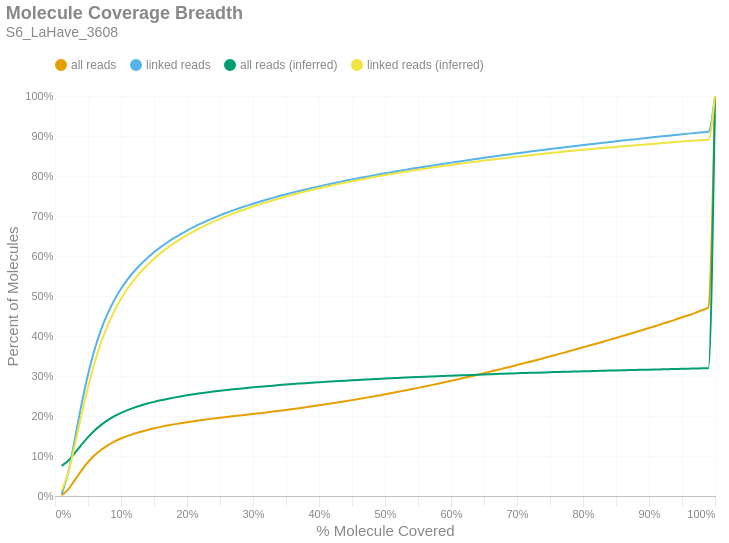

The notebook cell saved with this chart:
### Markdown cell above
### Molecule Read Coverage
This chart shows molecule coverage breadth as computed by the number of bases aligned to that molecule. In other words, "*how much of each unique long molecule is actually sequenced/aligned?*" Keep in mind there is a distinction between sequences and alignments, since some sequences belonging to a particular molecule may not align well and wouldn't appear in the alignment data. This chart also shows molecule coverage breadth as computed by the *inferred fragment* from which the aligned sequences originate. Unlike read coverage, this calculation takes into account the total insert size, including unsequenced gaps between the forward and reverse reads. Like the previous figures, these are cumulative percents.

### Code cell
if SKIPLR:
    print_html(f"Skipped")
else:
    binned_df = consolidated_hist(valids['coverage_bp'], mask, 0.01, True)
    binned_df_inf = consolidated_hist(valids['coverage_inserts'], mask, 0.01, True)
    binned_df = binned_df.with_columns(pl.lit(binned_df_inf['all reads (cumsum)']).alias('all reads (inferred)'))
    binned_df = binned_df.with_columns(pl.lit(binned_df_inf['linked reads (cumsum)']).alias('linked reads (inferred)'))
    binned_df = binned_df.with_columns(
        (pl.col('bin').cast(pl.Float64) + 0.01).alias('right_edge')
    )

    with SafeRender(binned_df):
        (
            density_plot(binned_df, 'Molecule Coverage Breadth', samplename, 'molcov', ['all reads (inferred)','linked reads (inferred)'])
            .encode(
                #x=alt.X('bin:Q', title="% Molecule Covered").axis(format = '%').scale(padding=0),
                x=alt.X('right_edge:Q', title="% Molecule Covered").axis(format='%').scale(padding=0),
                y=alt.Y('value:Q', title='Percent of Molecules')
                    .axis(format='%')
                    .stack(False)
                    .scale(domainMin=0, padding=0),
                color=alt.Color("key:N").scale(domain = ["all reads", "linked reads", "all reads (inferred)", "linked reads (inferred)"]),
                tooltip = [
                    alt.Tooltip("key:N", title = "Data Type"),
                    alt.Tooltip("range_label:N", title="% Molecule Covered"),
                    alt.Tooltip("value:Q", format = ".2%", title="% Molecules")
                ]
            )
        ).display()

### Figure 1 — Vega-Lite specification as saved in the notebook (floating-point values rounded to 4 significant figures)
{"width": "container", "height": 400, "config": {"title": {"anchor": "start", "dy": -15, "fontSize": 18, "color": "#888888", "subtitleColor": "#888888", "subtitleFontSize": 14}, "arc": {"fill": "#0072B2"}, "axis": {"domainColor": "#888888", "domainWidth": 0.5, "gridWidth": 0.2, "grid": false, "titleFontWeight": 400, "titleFontSize": 15, "labelFontSize": 11, "labelColor": "#888888", "tickColor": "#888888", "tickWidth": 0.2, "titleColor": "#888888"}, "axisBand": {"grid": false}, "axisX": {"grid": true, "tickSize": 10, "domainCap": "round"}, "axisY": {"domain": false, "grid": true, "tickSize": 0, "domainCap": "round"}, "background": "transparent", "header": {"labelFontSize": 15, "labelColor": "#888888", "titleFontSize": 15, "titleFontWeight": 600, "titleColor": "#888888"}, "legend": {"labelFont": "sans-serif", "labelFontSize": 12, "labelColor": "#888888", "symbolSize": 100, "symbolType": "circle", "titleFontSize": 12, "titlePadding": 10, "titleColor": "#888888", "title": null, "orient": "top"}, "range": {"category": ["#E69F00", "#56B4E9", "#009E73", "#F0E442", "#0072B2", "#D55E00", "#CC79A7", "#000000"], "diverging": ["#cfe8f3", "#a2d4ec", "#73bfe2", "#46abdb", "#1696d2", "#12719e"]}, "area": {"fill": "#0072B2", "fillOpacity": 0.7, "line": true, "strokeOpacity": 0.7}, "line": {"color": "#0072B2", "stroke": "#0072B2", "strokeWidth": 2}, "trail": {"color": "#0072B2", "stroke": "#0072B2", "strokeWidth": 0, "size": 1}, "point": {"filled": true, "fillOpacity": 1.0, "size": 95}, "text": {"color": "#888888", "fontSize": 11, "align": "right", "fontWeight": 400, "size": 11}, "bar": {"fill": "#0072B2", "stroke": null}, "view": {"stroke": null, "continuousWidth": 660, "continuousHeight": 400}}, "data": {"name": "data-e0893f1ec763767faba08462f7474918"}, "mark": {"type": "line", "interpolate": "monotone", "point": {"opacity": 0, "size": 275}}, "encoding": {"color": {"field": "key", "scale": {"domain": ["all reads", "linked reads", "all reads (inferred)", "linked reads (inferred)"]}, "type": "nominal"}, "tooltip": [{"field": "key", "title": "Data Type", "type": "nominal"}, {"field": "range_label", "title": "% Molecule Covered", "type": "nominal"}, {"field": "value", "format": ".2%", "title": "% Molecules", "type": "quantitative"}], "x": {"axis": {"format": "%"}, "field": "right_edge", "scale": {"padding": 0}, "title": "% Molecule Covered", "type": "quantitative"}, "y": {"axis": {"format": "%"}, "field": "value", "scale": {"domainMin": 0, "padding": 0}, "stack": false, "title": "Percent of Molecules", "type": "quantitative"}}, "params": [{"name": "param_c36ac31b6afebe62", "select": {"type": "point", "fields": ["key"]}, "bind": "legend"}], "title": {"text": "Molecule Coverage Breadth", "subtitle": "S6_LaHave_3608"}, "transform": [{"fold": ["all reads (cumsum)", "linked reads (cumsum)", "all reads (inferred)", "linked reads (inferred)"]}, {"calculate": "replace(datum.key, ' (cumsum)', '')", "as": "key"}, {"filter": {"param": "param_c36ac31b6afebe62"}}], "usermeta": {"embedOptions": {"downloadFileName": "S6_LaHave_3608.molcov"}}, "$schema": "https://vega.github.io/schema/vega-lite/v6.1.0.json", "datasets": {"data-e0893f1ec763767faba08462f7474918": [{"bin": "0.0", "interval": "0.0-0.01", "all reads": 0.001814, "linked reads": 0.00549, "all reads (cumsum)": 0.001814, "linked reads (cumsum)": 0.00549, "range_label": "0.0-0.01", "all reads (inferred)": 0.07533, "linked reads (inferred)": 0.01328, "right_edge": 0.01}, {"bin": "0.01", "interval": "0.01-0.02", "all reads": 0.01495, "linked reads": 0.05274, "all reads (cumsum)": 0.01677, "linked reads (cumsum)": 0.05823, "range_label": "0.01-0.02", "all reads (inferred)": 0.08801, "linked reads (inferred)": 0.0579, "right_edge": 0.02}, {"bin": "0.02", "interval": "0.02-0.03", "all reads": 0.02308, "linked reads": 0.08326, "all reads (cumsum)": 0.03984, "linked reads (cumsum)": 0.1415, "range_label": "0.02-0.03", "all reads (inferred)": 0.1072, "linked reads (inferred)": 0.1272, "right_edge": 0.03}, {"bin": "0.03", "interval": "0.03-0.04", "all reads": 0.02376, "linked reads": 0.08623, "all reads (cumsum)": 0.0636, "linked reads (cumsum)": 0.2277, "range_label": "0.03-0.04", "all reads (inferred)": 0.1278, "linked reads (inferred)": 0.2021, "right_edge": 0.04}, {"bin": "0.04", "interval": "0.04-0.05", "all reads": 0.02091, "linked reads": 0.07597, "all reads (cumsum)": 0.08451, "linked reads (cumsum)": 0.3037, "range_label": "0.04-0.05", "all reads (inferred)": 0.147, "linked reads (inferred)": 0.2721, "right_edge": 0.05}, {"bin": "0.05", "interval": "0.05-0.06", "all reads": 0.0172, "linked reads": 0.06249, "all reads (cumsum)": 0.1017, "linked reads (cumsum)": 0.3662, "range_label": "0.05-0.06", "all reads (inferred)": 0.1638, "linked reads (inferred)": 0.3331, "right_edge": 0.06}, {"bin": "0.06", "interval": "0.06-0.07", "all reads": 0.01385, "linked reads": 0.05024, "all reads (cumsum)": 0.1156, "linked reads (cumsum)": 0.4164, "range_label": "0.06-0.07", "all reads (inferred)": 0.1779, "linked reads (inferred)": 0.3845, "right_edge": 0.07}, {"bin": "0.07", "interval": "0.07-0.08", "all reads": 0.01121, "linked reads": 0.04059, "all reads (cumsum)": 0.1268, "linked reads (cumsum)": 0.457, "range_label": "0.07-0.08", "all reads (inferred)": 0.1896, "linked reads (inferred)": 0.4272, "right_edge": 0.08}, {"bin": "0.08", "interval": "0.08-0.09", "all reads": 0.009191, "linked reads": 0.03319, "all reads (cumsum)": 0.136, "linked reads (cumsum)": 0.4902, "range_label": "0.08-0.09", "all reads (inferred)": 0.1995, "linked reads (inferred)": 0.463, "right_edge": 0.09}, {"bin": "0.09", "interval": "0.09-0.1", "all reads": 0.007677, "linked reads": 0.02772, "all reads (cumsum)": 0.1436, "linked reads (cumsum)": 0.5179, "range_label": "0.09-0.1", "all reads (inferred)": 0.2078, "linked reads (inferred)": 0.4932, "right_edge": 0.1}, {"bin": "0.1", "interval": "0.1-0.11", "all reads": 0.006552, "linked reads": 0.02353, "all reads (cumsum)": 0.1502, "linked reads (cumsum)": 0.5415, "range_label": "0.1-0.11", "all reads (inferred)": 0.2148, "linked reads (inferred)": 0.5189, "right_edge": 0.11}, {"bin": "0.11", "interval": "0.11-0.12", "all reads": 0.005672, "linked reads": 0.02036, "all reads (cumsum)": 0.1559, "linked reads (cumsum)": 0.5618, "range_label": "0.11-0.12", "all reads (inferred)": 0.2209, "linked reads (inferred)": 0.5411, "right_edge": 0.12}, {"bin": "0.12", "interval": "0.12-0.13", "all reads": 0.00494, "linked reads": 0.01769, "all reads (cumsum)": 0.1608, "linked reads (cumsum)": 0.5795, "range_label": "0.12-0.13", "all reads (inferred)": 0.2263, "linked reads (inferred)": 0.5606, "right_edge": 0.13}, {"bin": "0.13", "interval": "0.13-0.14", "all reads": 0.00441, "linked reads": 0.01578, "all reads (cumsum)": 0.1652, "linked reads (cumsum)": 0.5953, "range_label": "0.13-0.14", "all reads (inferred)": 0.231, "linked reads (inferred)": 0.5777, "right_edge": 0.14}, {"bin": "0.14", "interval": "0.14-0.15", "all reads": 0.003966, "linked reads": 0.01415, "all reads (cumsum)": 0.1692, "linked reads (cumsum)": 0.6094, "range_label": "0.14-0.15", "all reads (inferred)": 0.2353, "linked reads (inferred)": 0.5932, "right_edge": 0.15}, {"bin": "0.15", "interval": "0.15-0.16", "all reads": 0.003581, "linked reads": 0.01272, "all reads (cumsum)": 0.1728, "linked reads (cumsum)": 0.6222, "range_label": "0.15-0.16", "all reads (inferred)": 0.2392, "linked reads (inferred)": 0.6071, "right_edge": 0.16}, {"bin": "0.16", "interval": "0.16-0.17", "all reads": 0.003282, "linked reads": 0.01163, "all reads (cumsum)": 0.176, "linked reads (cumsum)": 0.6338, "range_label": "0.16-0.17", "all reads (inferred)": 0.2427, "linked reads (inferred)": 0.6198, "right_edge": 0.17}, {"bin": "0.17", "interval": "0.17-0.18", "all reads": 0.003052, "linked reads": 0.01074, "all reads (cumsum)": 0.1791, "linked reads (cumsum)": 0.6445, "range_label": "0.17-0.18", "all reads (inferred)": 0.2459, "linked reads (inferred)": 0.6315, "right_edge": 0.18}, {"bin": "0.18", "interval": "0.18-0.19", "all reads": 0.002799, "linked reads": 0.009793, "all reads (cumsum)": 0.1819, "linked reads (cumsum)": 0.6543, "range_label": "0.18-0.19", "all reads (inferred)": 0.2489, "linked reads (inferred)": 0.6423, "right_edge": 0.19}, {"bin": "0.19", "interval": "0.19-0.2", "all reads": 0.002647, "linked reads": 0.009251, "all reads (cumsum)": 0.1845, "linked reads (cumsum)": 0.6636, "range_label": "0.19-0.2", "all reads (inferred)": 0.2517, "linked reads (inferred)": 0.6523, "right_edge": 0.2}, {"bin": "0.2", "interval": "0.2-0.21", "all reads": 0.002449, "linked reads": 0.008512, "all reads (cumsum)": 0.187, "linked reads (cumsum)": 0.6721, "range_label": "0.2-0.21", "all reads (inferred)": 0.2542, "linked reads (inferred)": 0.6614, "right_edge": 0.21}, {"bin": "0.21", "interval": "0.21-0.22", "all reads": 0.002336, "linked reads": 0.008055, "all reads (cumsum)": 0.1893, "linked reads (cumsum)": 0.6801, "range_label": "0.21-0.22", "all reads (inferred)": 0.2566, "linked reads (inferred)": 0.67, "right_edge": 0.22}, {"bin": "0.22", "interval": "0.22-0.23", "all reads": 0.002226, "linked reads": 0.007597, "all reads (cumsum)": 0.1916, "linked reads (cumsum)": 0.6877, "range_label": "0.22-0.23", "all reads (inferred)": 0.2589, "linked reads (inferred)": 0.6783, "right_edge": 0.23}, {"bin": "0.23", "interval": "0.23-0.24", "all reads": 0.002104, "linked reads": 0.0071, "all reads (cumsum)": 0.1937, "linked reads (cumsum)": 0.6948, "range_label": "0.23-0.24", "all reads (inferred)": 0.261, "linked reads (inferred)": 0.6858, "right_edge": 0.24}, {"bin": "0.24", "interval": "0.24-0.25", "all reads": 0.002046, "linked reads": 0.006822, "all reads (cumsum)": 0.1957, "linked reads (cumsum)": 0.7017, "range_label": "0.24-0.25", "all reads (inferred)": 0.263, "linked reads (inferred)": 0.693, "right_edge": 0.25}, {"bin": "0.25", "interval": "0.25-0.26", "all reads": 0.001933, "linked reads": 0.00639, "all reads (cumsum)": 0.1976, "linked reads (cumsum)": 0.7081, "range_label": "0.25-0.26", "all reads (inferred)": 0.2649, "linked reads (inferred)": 0.6997, "right_edge": 0.26}, {"bin": "0.26", "interval": "0.26-0.27", "all reads": 0.001861, "linked reads": 0.006052, "all reads (cumsum)": 0.1995, "linked reads (cumsum)": 0.7141, "range_label": "0.26-0.27", "all reads (inferred)": 0.2667, "linked reads (inferred)": 0.7062, "right_edge": 0.27}, {"bin": "0.27", "interval": "0.27-0.28", "all reads": 0.001834, "linked reads": 0.00577, "all reads (cumsum)": 0.2013, "linked reads (cumsum)": 0.7199, "range_label": "0.27-0.28", "all reads (inferred)": 0.2684, "linked reads (inferred)": 0.7123, "right_edge": 0.28}, {"bin": "0.28", "interval": "0.28-0.29", "all reads": 0.001863, "linked reads": 0.005539, "all reads (cumsum)": 0.2032, "linked reads (cumsum)": 0.7254, "range_label": "0.28-0.29", "all reads (inferred)": 0.27, "linked reads (inferred)": 0.7182, "right_edge": 0.29}, {"bin": "0.29", "interval": "0.29-0.3", "all reads": 0.001899, "linked reads": 0.005308, "all reads (cumsum)": 0.2051, "linked reads (cumsum)": 0.7307, "range_label": "0.29-0.3", "all reads (inferred)": 0.2716, "linked reads (inferred)": 0.7238, "right_edge": 0.3}, {"bin": "0.3", "interval": "0.3-0.31", "all reads": 0.001914, "linked reads": 0.00502, "all reads (cumsum)": 0.207, "linked reads (cumsum)": 0.7357, "range_label": "0.3-0.31", "all reads (inferred)": 0.2731, "linked reads (inferred)": 0.7291, "right_edge": 0.31}, {"bin": "0.31", "interval": "0.31-0.32", "all reads": 0.001971, "linked reads": 0.004856, "all reads (cumsum)": 0.209, "linked reads (cumsum)": 0.7406, "range_label": "0.31-0.32", "all reads (inferred)": 0.2745, "linked reads (inferred)": 0.7343, "right_edge": 0.32}, {"bin": "0.32", "interval": "0.32-0.33", "all reads": 0.002028, "linked reads": 0.004658, "all reads (cumsum)": 0.211, "linked reads (cumsum)": 0.7453, "range_label": "0.32-0.33", "all reads (inferred)": 0.2759, "linked reads (inferred)": 0.7392, "right_edge": 0.33}, {"bin": "0.33", "interval": "0.33-0.34", "all reads": 0.002058, "linked reads": 0.004554, "all reads (cumsum)": 0.2131, "linked reads (cumsum)": 0.7498, "range_label": "0.33-0.34", "all reads (inferred)": 0.2772, "linked reads (inferred)": 0.744, "right_edge": 0.34}, {"bin": "0.34", "interval": "0.34-0.35", "all reads": 0.002097, "linked reads": 0.004376, "all reads (cumsum)": 0.2152, "linked reads (cumsum)": 0.7542, "range_label": "0.34-0.35", "all reads (inferred)": 0.2785, "linked reads (inferred)": 0.7487, "right_edge": 0.35}, {"bin": "0.35", "interval": "0.35-0.36", "all reads": 0.002195, "linked reads": 0.004285, "all reads (cumsum)": 0.2174, "linked reads (cumsum)": 0.7585, "range_label": "0.35-0.36", "all reads (inferred)": 0.2798, "linked reads (inferred)": 0.7531, "right_edge": 0.36}, {"bin": "0.36", "interval": "0.36-0.37", "all reads": 0.002224, "linked reads": 0.004037, "all reads (cumsum)": 0.2196, "linked reads (cumsum)": 0.7625, "range_label": "0.36-0.37", "all reads (inferred)": 0.281, "linked reads (inferred)": 0.7574, "right_edge": 0.37}, {"bin": "0.37", "interval": "0.37-0.38", "all reads": 0.002292, "linked reads": 0.003984, "all reads (cumsum)": 0.2219, "linked reads (cumsum)": 0.7665, "range_label": "0.37-0.38", "all reads (inferred)": 0.2821, "linked reads (inferred)": 0.7615, "right_edge": 0.38}, {"bin": "0.38", "interval": "0.38-0.39", "all reads": 0.002364, "linked reads": 0.003871, "all reads (cumsum)": 0.2242, "linked reads (cumsum)": 0.7704, "range_label": "0.38-0.39", "all reads (inferred)": 0.2832, "linked reads (inferred)": 0.7655, "right_edge": 0.39}, {"bin": "0.39", "interval": "0.39-0.4", "all reads": 0.002426, "linked reads": 0.00376, "all reads (cumsum)": 0.2267, "linked reads (cumsum)": 0.7741, "range_label": "0.39-0.4", "all reads (inferred)": 0.2843, "linked reads (inferred)": 0.7694, "right_edge": 0.4}, {"bin": "0.4", "interval": "0.4-0.41", "all reads": 0.002467, "linked reads": 0.003662, "all reads (cumsum)": 0.2291, "linked reads (cumsum)": 0.7778, "range_label": "0.4-0.41", "all reads (inferred)": 0.2854, "linked reads (inferred)": 0.7731, "right_edge": 0.41}, {"bin": "0.41", "interval": "0.41-0.42", "all reads": 0.00253, "linked reads": 0.003513, "all reads (cumsum)": 0.2317, "linked reads (cumsum)": 0.7813, "range_label": "0.41-0.42", "all reads (inferred)": 0.2864, "linked reads (inferred)": 0.7767, "right_edge": 0.42}, {"bin": "0.42", "interval": "0.42-0.43", "all reads": 0.0026, "linked reads": 0.00344, "all reads (cumsum)": 0.2343, "linked reads (cumsum)": 0.7847, "range_label": "0.42-0.43", "all reads (inferred)": 0.2874, "linked reads (inferred)": 0.7803, "right_edge": 0.43}, {"bin": "0.43", "interval": "0.43-0.44", "all reads": 0.002659, "linked reads": 0.003378, "all reads (cumsum)": 0.2369, "linked reads (cumsum)": 0.7881, "range_label": "0.43-0.44", "all reads (inferred)": 0.2883, "linked reads (inferred)": 0.7836, "right_edge": 0.44}, {"bin": "0.44", "interval": "0.44-0.45", "all reads": 0.002736, "linked reads": 0.003322, "all reads (cumsum)": 0.2397, "linked reads (cumsum)": 0.7914, "range_label": "0.44-0.45", "all reads (inferred)": 0.2893, "linked reads (inferred)": 0.787, "right_edge": 0.45}, {"bin": "0.45", "interval": "0.45-0.46", "all reads": 0.002795, "linked reads": 0.003157, "all reads (cumsum)": 0.2425, "linked reads (cumsum)": 0.7946, "range_label": "0.45-0.46", "all reads (inferred)": 0.2902, "linked reads (inferred)": 0.7902, "right_edge": 0.46}, {"bin": "0.46", "interval": "0.46-0.47", "all reads": 0.002834, "linked reads": 0.003119, "all reads (cumsum)": 0.2453, "linked reads (cumsum)": 0.7977, "range_label": "0.46-0.47", "all reads (inferred)": 0.2911, "linked reads (inferred)": 0.7934, "right_edge": 0.47}, {"bin": "0.47", "interval": "0.47-0.48", "all reads": 0.002883, "linked reads": 0.003039, "all reads (cumsum)": 0.2482, "linked reads (cumsum)": 0.8008, "range_label": "0.47-0.48", "all reads (inferred)": 0.292, "linked reads (inferred)": 0.7964, "right_edge": 0.48}, {"bin": "0.48", "interval": "0.48-0.49", "all reads": 0.002919, "linked reads": 0.003012, "all reads (cumsum)": 0.2511, "linked reads (cumsum)": 0.8038, "range_label": "0.48-0.49", "all reads (inferred)": 0.2928, "linked reads (inferred)": 0.7993, "right_edge": 0.49}, {"bin": "0.49", "interval": "0.49-0.5", "all reads": 0.003269, "linked reads": 0.003057, "all reads (cumsum)": 0.2544, "linked reads (cumsum)": 0.8068, "range_label": "0.49-0.5", "all reads (inferred)": 0.2936, "linked reads (inferred)": 0.8023, "right_edge": 0.5}, {"bin": "0.5", "interval": "0.5-0.51", "all reads": 0.002882, "linked reads": 0.002782, "all reads (cumsum)": 0.2572, "linked reads (cumsum)": 0.8096, "range_label": "0.5-0.51", "all reads (inferred)": 0.2944, "linked reads (inferred)": 0.8051, "right_edge": 0.51}, {"bin": "0.51", "interval": "0.51-0.52", "all reads": 0.003279, "linked reads": 0.002869, "all reads (cumsum)": 0.2605, "linked reads (cumsum)": 0.8125, "range_label": "0.51-0.52", "all reads (inferred)": 0.2952, "linked reads (inferred)": 0.8079, "right_edge": 0.52}, {"bin": "0.52", "interval": "0.52-0.53", "all reads": 0.003207, "linked reads": 0.002777, "all reads (cumsum)": 0.2637, "linked reads (cumsum)": 0.8153, "range_label": "0.52-0.53", "all reads (inferred)": 0.296, "linked reads (inferred)": 0.8106, "right_edge": 0.53}, {"bin": "0.53", "interval": "0.53-0.54", "all reads": 0.003273, "linked reads": 0.002694, "all reads (cumsum)": 0.267, "linked reads (cumsum)": 0.8179, "range_label": "0.53-0.54", "all reads (inferred)": 0.2967, "linked reads (inferred)": 0.8132, "right_edge": 0.54}, {"bin": "0.54", "interval": "0.54-0.55", "all reads": 0.003311, "linked reads": 0.002658, "all reads (cumsum)": 0.2703, "linked reads (cumsum)": 0.8206, "range_label": "0.54-0.55", "all reads (inferred)": 0.2975, "linked reads (inferred)": 0.8158, "right_edge": 0.55}, {"bin": "0.55", "interval": "0.55-0.56", "all reads": 0.003424, "linked reads": 0.002618, "all reads (cumsum)": 0.2737, "linked reads (cumsum)": 0.8232, "range_label": "0.55-0.56", "all reads (inferred)": 0.2982, "linked reads (inferred)": 0.8183, "right_edge": 0.56}, {"bin": "0.56", "interval": "0.56-0.57", "all reads": 0.003466, "linked reads": 0.002581, "all reads (cumsum)": 0.2772, "linked reads (cumsum)": 0.8258, "range_label": "0.56-0.57", "all reads (inferred)": 0.2989, "linked reads (inferred)": 0.8207, "right_edge": 0.57}, {"bin": "0.57", "interval": "0.57-0.58", "all reads": 0.00345, "linked reads": 0.00254, "all reads (cumsum)": 0.2807, "linked reads (cumsum)": 0.8283, "range_label": "0.57-0.58", "all reads (inferred)": 0.2995, "linked reads (inferred)": 0.8231, "right_edge": 0.58}, {"bin": "0.58", "interval": "0.58-0.59", "all reads": 0.003605, "linked reads": 0.002569, "all reads (cumsum)": 0.2843, "linked reads (cumsum)": 0.8309, "range_label": "0.58-0.59", "all reads (inferred)": 0.3002, "linked reads (inferred)": 0.8254, "right_edge": 0.59}, {"bin": "0.59", "interval": "0.59-0.6", "all reads": 0.003721, "linked reads": 0.002547, "all reads (cumsum)": 0.288, "linked reads (cumsum)": 0.8335, "range_label": "0.59-0.6", "all reads (inferred)": 0.3009, "linked reads (inferred)": 0.8278, "right_edge": 0.6}, {"bin": "0.6", "interval": "0.6-0.61", "all reads": 0.003634, "linked reads": 0.002442, "all reads (cumsum)": 0.2916, "linked reads (cumsum)": 0.8359, "range_label": "0.6-0.61", "all reads (inferred)": 0.3015, "linked reads (inferred)": 0.83, "right_edge": 0.61}, {"bin": "0.61", "interval": "0.61-0.62", "all reads": 0.003801, "linked reads": 0.002405, "all reads (cumsum)": 0.2954, "linked reads (cumsum)": 0.8383, "range_label": "0.61-0.62", "all reads (inferred)": 0.3021, "linked reads (inferred)": 0.8322, "right_edge": 0.62}, {"bin": "0.62", "interval": "0.62-0.63", "all reads": 0.003814, "linked reads": 0.002359, "all reads (cumsum)": 0.2992, "linked reads (cumsum)": 0.8407, "range_label": "0.62-0.63", "all reads (inferred)": 0.3028, "linked reads (inferred)": 0.8344, "right_edge": 0.63}, {"bin": "0.63", "interval": "0.63-0.64", "all reads": 0.003903, "linked reads": 0.002424, "all reads (cumsum)": 0.3031, "linked reads (cumsum)": 0.8431, "range_label": "0.63-0.64", "all reads (inferred)": 0.3034, "linked reads (inferred)": 0.8365, "right_edge": 0.64}, {"bin": "0.64", "interval": "0.64-0.65", "all reads": 0.003874, "linked reads": 0.002287, "all reads (cumsum)": 0.307, "linked reads (cumsum)": 0.8454, "range_label": "0.64-0.65", "all reads (inferred)": 0.304, "linked reads (inferred)": 0.8386, "right_edge": 0.65}, {"bin": "0.65", "interval": "0.65-0.66", "all reads": 0.004071, "linked reads": 0.002324, "all reads (cumsum)": 0.3111, "linked reads (cumsum)": 0.8477, "range_label": "0.65-0.66", "all reads (inferred)": 0.3046, "linked reads (inferred)": 0.8407, "right_edge": 0.66}, {"bin": "0.66", "interval": "0.66-0.67", "all reads": 0.003989, "linked reads": 0.002309, "all reads (cumsum)": 0.3151, "linked reads (cumsum)": 0.85, "range_label": "0.66-0.67", "all reads (inferred)": 0.3051, "linked reads (inferred)": 0.8427, "right_edge": 0.67}, {"bin": "0.67", "interval": "0.67-0.68", "all reads": 0.004081, "linked reads": 0.002276, "all reads (cumsum)": 0.3191, "linked reads (cumsum)": 0.8523, "range_label": "0.67-0.68", "all reads (inferred)": 0.3057, "linked reads (inferred)": 0.8447, "right_edge": 0.68}, {"bin": "0.68", "interval": "0.68-0.69", "all reads": 0.004084, "linked reads": 0.002254, "all reads (cumsum)": 0.3232, "linked reads (cumsum)": 0.8545, "range_label": "0.68-0.69", "all reads (inferred)": 0.3063, "linked reads (inferred)": 0.8465, "right_edge": 0.69}, {"bin": "0.69", "interval": "0.69-0.7", "all reads": 0.004212, "linked reads": 0.00221, "all reads (cumsum)": 0.3274, "linked reads (cumsum)": 0.8567, "range_label": "0.69-0.7", "all reads (inferred)": 0.3068, "linked reads (inferred)": 0.8484, "right_edge": 0.7}, {"bin": "0.7", "interval": "0.7-0.71", "all reads": 0.004187, "linked reads": 0.002202, "all reads (cumsum)": 0.3316, "linked reads (cumsum)": 0.8589, "range_label": "0.7-0.71", "all reads (inferred)": 0.3073, "linked reads (inferred)": 0.8503, "right_edge": 0.71}, {"bin": "0.71", "interval": "0.71-0.72", "all reads": 0.004197, "linked reads": 0.002117, "all reads (cumsum)": 0.3358, "linked reads (cumsum)": 0.8611, "range_label": "0.71-0.72", "all reads (inferred)": 0.3079, "linked reads (inferred)": 0.8521, "right_edge": 0.72}, {"bin": "0.72", "interval": "0.72-0.73", "all reads": 0.00435, "linked reads": 0.002105, "all reads (cumsum)": 0.3402, "linked reads (cumsum)": 0.8632, "range_label": "0.72-0.73", "all reads (inferred)": 0.3084, "linked reads (inferred)": 0.8539, "right_edge": 0.73}, {"bin": "0.73", "interval": "0.73-0.74", "all reads": 0.004263, "linked reads": 0.002028, "all reads (cumsum)": 0.3444, "linked reads (cumsum)": 0.8652, "range_label": "0.73-0.74", "all reads (inferred)": 0.3089, "linked reads (inferred)": 0.8556, "right_edge": 0.74}, {"bin": "0.74", "interval": "0.74-0.75", "all reads": 0.004618, "linked reads": 0.002122, "all reads (cumsum)": 0.3491, "linked reads (cumsum)": 0.8673, "range_label": "0.74-0.75", "all reads (inferred)": 0.3094, "linked reads (inferred)": 0.8574, "right_edge": 0.75}, {"bin": "0.75", "interval": "0.75-0.76", "all reads": 0.004306, "linked reads": 0.001986, "all reads (cumsum)": 0.3534, "linked reads (cumsum)": 0.8693, "range_label": "0.75-0.76", "all reads (inferred)": 0.3099, "linked reads (inferred)": 0.8591, "right_edge": 0.76}, {"bin": "0.76", "interval": "0.76-0.77", "all reads": 0.004507, "linked reads": 0.001994, "all reads (cumsum)": 0.3579, "linked reads (cumsum)": 0.8713, "range_label": "0.76-0.77", "all reads (inferred)": 0.3104, "linked reads (inferred)": 0.8607, "right_edge": 0.77}, {"bin": "0.77", "interval": "0.77-0.78", "all reads": 0.004525, "linked reads": 0.002032, "all reads (cumsum)": 0.3624, "linked reads (cumsum)": 0.8733, "range_label": "0.77-0.78", "all reads (inferred)": 0.3108, "linked reads (inferred)": 0.8623, "right_edge": 0.78}, {"bin": "0.78", "interval": "0.78-0.79", "all reads": 0.004507, "linked reads": 0.001956, "all reads (cumsum)": 0.3669, "linked reads (cumsum)": 0.8753, "range_label": "0.78-0.79", "all reads (inferred)": 0.3113, "linked reads (inferred)": 0.8639, "right_edge": 0.79}, {"bin": "0.79", "interval": "0.79-0.8", "all reads": 0.004794, "linked reads": 0.002034, "all reads (cumsum)": 0.3717, "linked reads (cumsum)": 0.8773, "range_label": "0.79-0.8", "all reads (inferred)": 0.3118, "linked reads (inferred)": 0.8655, "right_edge": 0.8}, {"bin": "0.8", "interval": "0.8-0.81", "all reads": 0.004441, "linked reads": 0.001818, "all reads (cumsum)": 0.3761, "linked reads (cumsum)": 0.8791, "range_label": "0.8-0.81", "all reads (inferred)": 0.3122, "linked reads (inferred)": 0.867, "right_edge": 0.81}, {"bin": "0.81", "interval": "0.81-0.82", "all reads": 0.004667, "linked reads": 0.001949, "all reads (cumsum)": 0.3808, "linked reads (cumsum)": 0.8811, "range_label": "0.81-0.82", "all reads (inferred)": 0.3126, "linked reads (inferred)": 0.8685, "right_edge": 0.82}, {"bin": "0.82", "interval": "0.82-0.83", "all reads": 0.004731, "linked reads": 0.001852, "all reads (cumsum)": 0.3855, "linked reads (cumsum)": 0.8829, "range_label": "0.82-0.83", "all reads (inferred)": 0.3131, "linked reads (inferred)": 0.8699, "right_edge": 0.83}, {"bin": "0.83", "interval": "0.83-0.84", "all reads": 0.004791, "linked reads": 0.001904, "all reads (cumsum)": 0.3903, "linked reads (cumsum)": 0.8848, "range_label": "0.83-0.84", "all reads (inferred)": 0.3135, "linked reads (inferred)": 0.8714, "right_edge": 0.84}, {"bin": "0.84", "interval": "0.84-0.85", "all reads": 0.004803, "linked reads": 0.001871, "all reads (cumsum)": 0.3951, "linked reads (cumsum)": 0.8867, "range_label": "0.84-0.85", "all reads (inferred)": 0.3139, "linked reads (inferred)": 0.8728, "right_edge": 0.85}, {"bin": "0.85", "interval": "0.85-0.86", "all reads": 0.004915, "linked reads": 0.001884, "all reads (cumsum)": 0.4, "linked reads (cumsum)": 0.8886, "range_label": "0.85-0.86", "all reads (inferred)": 0.3143, "linked reads (inferred)": 0.8741, "right_edge": 0.86}, {"bin": "0.86", "interval": "0.86-0.87", "all reads": 0.004892, "linked reads": 0.001798, "all reads (cumsum)": 0.4049, "linked reads (cumsum)": 0.8904, "range_label": "0.86-0.87", "all reads (inferred)": 0.3147, "linked reads (inferred)": 0.8755, "right_edge": 0.87}, {"bin": "0.87", "interval": "0.87-0.88", "all reads": 0.004977, "linked reads": 0.001761, "all reads (cumsum)": 0.4099, "linked reads (cumsum)": 0.8922, "range_label": "0.87-0.88", "all reads (inferred)": 0.3151, "linked reads (inferred)": 0.8769, "right_edge": 0.88}, {"bin": "0.88", "interval": "0.88-0.89", "all reads": 0.005001, "linked reads": 0.001814, "all reads (cumsum)": 0.4149, "linked reads (cumsum)": 0.894, "range_label": "0.88-0.89", "all reads (inferred)": 0.3155, "linked reads (inferred)": 0.8783, "right_edge": 0.89}, {"bin": "0.89", "interval": "0.89-0.9", "all reads": 0.005184, "linked reads": 0.001792, "all reads (cumsum)": 0.4201, "linked reads (cumsum)": 0.8958, "range_label": "0.89-0.9", "all reads (inferred)": 0.3159, "linked reads (inferred)": 0.8796, "right_edge": 0.9}, {"bin": "0.9", "interval": "0.9-0.91", "all reads": 0.004917, "linked reads": 0.001716, "all reads (cumsum)": 0.425, "linked reads (cumsum)": 0.8975, "range_label": "0.9-0.91", "all reads (inferred)": 0.3163, "linked reads (inferred)": 0.8809, "right_edge": 0.91}, {"bin": "0.91", "interval": "0.91-0.92", "all reads": 0.005551, "linked reads": 0.001696, "all reads (cumsum)": 0.4306, "linked reads (cumsum)": 0.8992, "range_label": "0.91-0.92", "all reads (inferred)": 0.3167, "linked reads (inferred)": 0.8822, "right_edge": 0.92}, {"bin": "0.92", "interval": "0.92-0.93", "all reads": 0.004938, "linked reads": 0.001704, "all reads (cumsum)": 0.4355, "linked reads (cumsum)": 0.9009, "range_label": "0.92-0.93", "all reads (inferred)": 0.3171, "linked reads (inferred)": 0.8835, "right_edge": 0.93}, {"bin": "0.93", "interval": "0.93-0.94", "all reads": 0.005451, "linked reads": 0.001695, "all reads (cumsum)": 0.441, "linked reads (cumsum)": 0.9026, "range_label": "0.93-0.94", "all reads (inferred)": 0.3175, "linked reads (inferred)": 0.8848, "right_edge": 0.94}, {"bin": "0.94", "interval": "0.94-0.95", "all reads": 0.005888, "linked reads": 0.0017, "all reads (cumsum)": 0.4468, "linked reads (cumsum)": 0.9043, "range_label": "0.94-0.95", "all reads (inferred)": 0.3179, "linked reads (inferred)": 0.8861, "right_edge": 0.95}, {"bin": "0.95", "interval": "0.95-0.96", "all reads": 0.005053, "linked reads": 0.001661, "all reads (cumsum)": 0.4519, "linked reads (cumsum)": 0.9059, "range_label": "0.95-0.96", "all reads (inferred)": 0.3183, "linked reads (inferred)": 0.8873, "right_edge": 0.96}, {"bin": "0.96", "interval": "0.96-0.97", "all reads": 0.006045, "linked reads": 0.001616, "all reads (cumsum)": 0.4579, "linked reads (cumsum)": 0.9075, "range_label": "0.96-0.97", "all reads (inferred)": 0.3187, "linked reads (inferred)": 0.8886, "right_edge": 0.97}, {"bin": "0.97", "interval": "0.97-0.98", "all reads": 0.00655, "linked reads": 0.001593, "all reads (cumsum)": 0.4645, "linked reads (cumsum)": 0.9091, "range_label": "0.97-0.98", "all reads (inferred)": 0.3192, "linked reads (inferred)": 0.8898, "right_edge": 0.98}, {"bin": "0.98", "interval": "0.98-0.99", "all reads": 0.00663, "linked reads": 0.001722, "all reads (cumsum)": 0.4711, "linked reads (cumsum)": 0.9109, "range_label": "0.98-0.99", "all reads (inferred)": 0.3196, "linked reads (inferred)": 0.8907, "right_edge": 0.99}, {"bin": "0.99", "interval": "0.99-1.0", "all reads": 0.5289, "linked reads": 0.08914, "all reads (cumsum)": 1.0, "linked reads (cumsum)": 1.0, "range_label": "0.99-1.0", "all reads (inferred)": 1.0, "linked reads (inferred)": 1.0, "right_edge": 1.0}]}}
